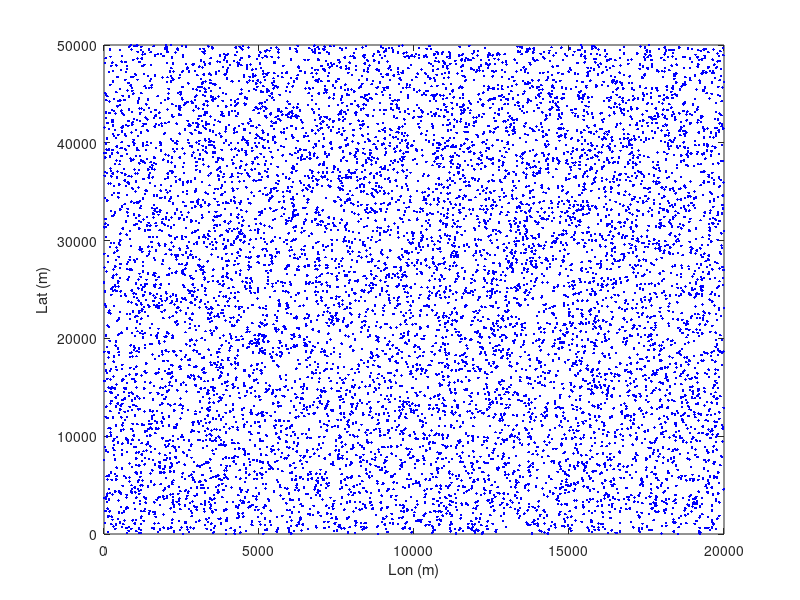
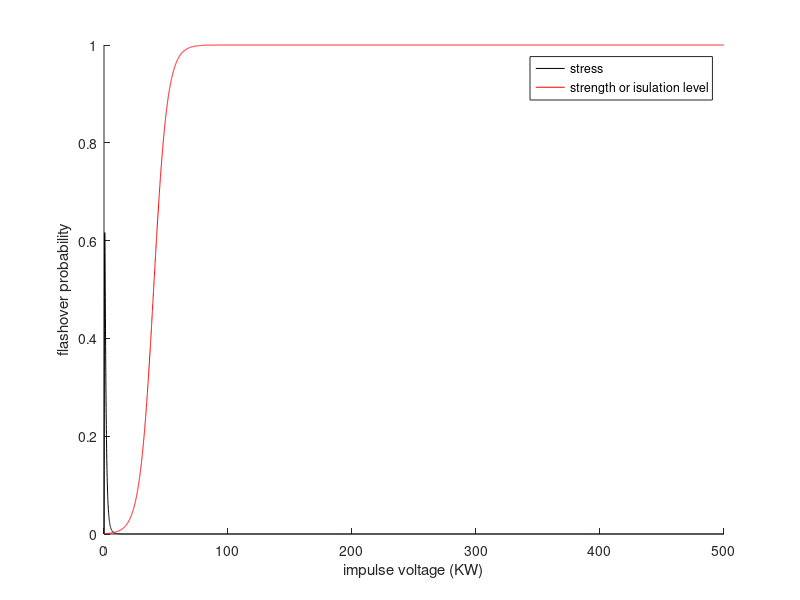
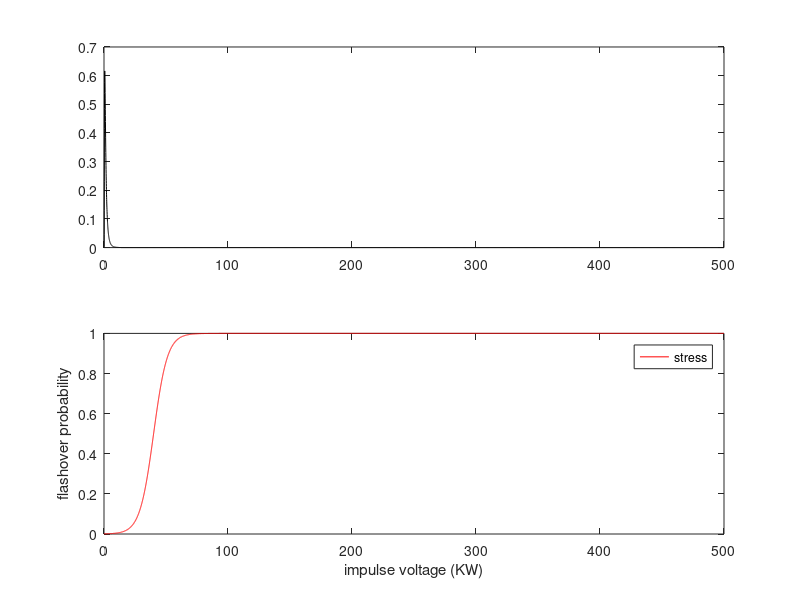
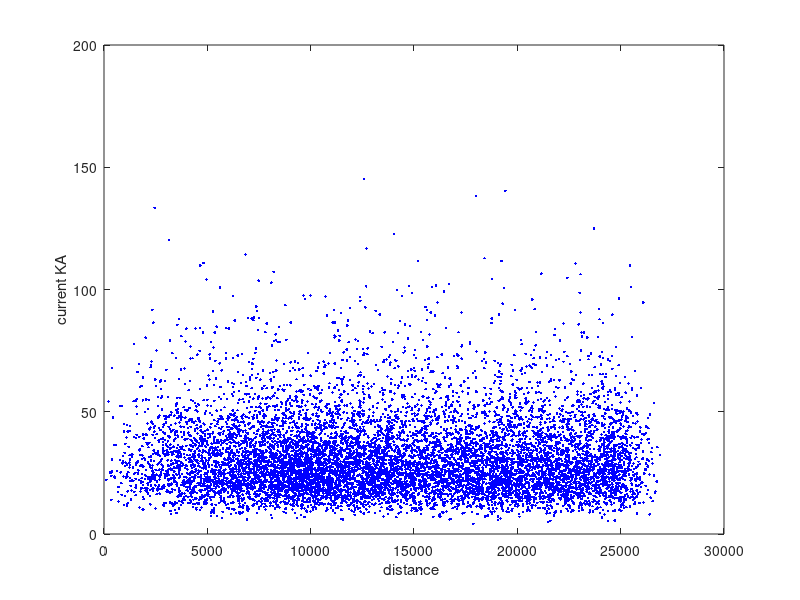

MATLAB code to generate these figures, in order: (Note: this script raises an error after producing the figures.)
clear;
clc;
close all;

N = 10000;

for i = 1:N
    data(i,1) = rand*20000;
    data(i,2) = rand*50000;
end


plot(data(:,1),data(:,2),'b. ');
xlabel('Lon (m)')
ylabel('Lat (m)')

%calc stats
mediaX = mean(data(:,1));
medianaX = median(data(:,1));
mediaY = mean(data(:,2));
medianaY = median(data(:,2));

%calc ground flash density

%lightning current dis
mu=log(27.7); %peak current value > for any LLC
sigma=0.461; % standadr deviation

c = 3e8; %sp of light

%calc overvoltages due to near strike

h = 10+5; %(m) %esto era 1,5m

%power line location in horizontal plane
x_loc = 10000;%now we do an specific point
y_loc = 25000;



for i = 1:1:N
    data(i,1) = rand*20000; % x
    data(i,2) = rand*50000; % y
    data(i,3) = lognrnd(mu,sigma); %random log normal distribution of the lightning peak current
    data(i,4) = c/(sqrt(1+(500/data(i,3)))); %return stroke speed.
 
    test(i,1) = log(data(i,3)); % log (I) to calculate
    
    %check if not a direct strike


    d(i,1) = sqrt((x_loc-data(i,1))^2 +(y_loc-data(i,2))^2);%distance of the overvoltage, now from a single point

    data(i,5) = 30*(1+(data(i,4)/c)/sqrt(2-(data(i,4)/c)^2))*(h*data(i,3)/d(i,1)); %overvoltage value for each strike
    test(i,2) = log(data(i,5)); 
end


% current statistics
median_I=median(data(:,3));
std_I=std(test(:,1));

%overvoltage stats
median_U=median(data(:,5));
std_U=std(test(:,2));

i=1;
for U=0.0001:0.05:500 %distribution value of the stress curve, we choose 500KW but we could choose more than that, it will chop the infinit""" distribution 
    P_U(i,1)=U;
    z=log(U/median_U)/std_U;
    P_U(i,2)= (1/(std_U*U*sqrt(2*pi)))*exp(-1*(z^2)/2);
    i=i+1;
end

%cumulative distribution function, not used a lot
[fil,col]=size(P_U);%get size of P_U, use the size as index
acc(1,1)=0;
j=2;
for i=2:1:fil
    acc(j,1)=acc(j-1,1)+P_U(i,2)*(P_U(i,1)-P_U(i-1,1));
    j=j+1;
end

%k=1.8 b=10 c=4 parameter of weibull distribution (shape and scale)

i=1;
for U=0.0001:0.05:500 %i believe this is the isulation curve somehow
    Pt_U(i,1)=U;
    Pt_U(i,2)= (1/(1+exp(-1.8*((U/10)-4))));
    i=i+1;
end

%calculation of risk, convolution
[fil,col]=size(P_U);
risk=0;
deltaU= (P_U(2,1)-P_U(1,1));
for i=1:fil
    risk=risk + (P_U(i,2)*Pt_U(i,2))*deltaU;
end

risk






figure();
hold on
plot(P_U(:,1),P_U(:,2),'k'); % doesnt make a lot of sense because also depends of DISTANCE so , if there is a grat induced overvoltage it could be that its just too close to the power line
hold on
plot(Pt_U(:,1),Pt_U(:,2),'r'); %insulation curve? he calls it strength
xlabel('impulse voltage (KW)')
ylabel('flashover probability')
legend('stress','strength or isulation level');
hold off

figure();
subplot(2,1,1);
plot(P_U(:,1),P_U(:,2),'k'); % doesnt make a lot of sense because also depends of DISTANCE so , if there is a grat induced overvoltage it could be that its just too close to the power line
subplot(2,1,2);
plot(Pt_U(:,1),Pt_U(:,2),'r'); %insulation curve? he calls it strength
xlabel('impulse voltage (KW)')
ylabel('flashover probability')
legend('stress','strength or isulation level');
hold off

figure();
plot(d(:,1),data(:,3),'b. ');
xlabel('distance ')
ylabel('current KA')

figure();
plot(d(:,1),data(:,5),'b. '); % doesnt make a lot of sense because also depends of DISTANCE so , if there is a grat induced overvoltage it could be that its just too close to the power line
xlabel('distance ')
ylabel('overvoltage (KW)')

figure();
histogram(data(:,5));
title('overvoltage');
xlabel('overvoltage (KW)')
ylabel('number of events')

figure();
plot(data(:,3),data(:,5),'b. ');
title('Current vs overvoltage');
xlabel('current of lighning (KA)')
ylabel('overvoltage KV')